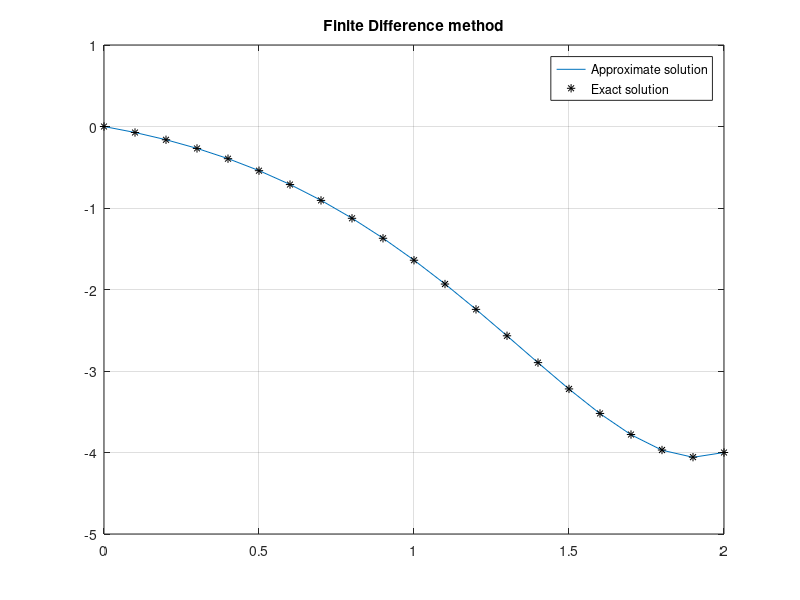

Write MATLAB code to recreate this figure.
    % Use the finite difference method with h = 0.1 to approximate the
    % solution to the boundary value problem
    %
    % d^2y/dx^2 = 2*dy/dx - y(x) + x*exp(x) - x,   0 <= x <= 2,
    % y(0) = 0,  y(2) = -4
    %
    % and compare the result with the actual solution
    % y(x) = (1/6)*x^3*exp(x) - (5/3)*x*exp(x) + 2*exp(x) - x - 2

    function finite2
    clc
    clf
    clear all
    a=0;
    b=2;
    alpha=0;
    beta=-4;
    h=0.1;
    n=(b-a)/h;
    x(1)=a;
    x(n+1)=b;
    y(1)=alpha;
    y(n+1)=beta;
    A=zeros(n+1,n+1);
    A(1,1)=1;
    A(n+1,n+1)=1;
    D(1)=alpha;
    D(n+1)=beta;
    for i=2:n
        x(i)= a+(i-1)*h;
        A(i,i-1)= 1+h/2*p(x(i));
        A(i,i)= -h^2*q(x(i))-2;
        A(i,i+1)= 1-h/2*p(x(i));
        D(i)= h^2*r(x(i));
    end
    y= A\D';
    ey=1/6*x.^3.*exp(x)-5/3*x.*exp(x)+2*exp(x)-x-2;
    diff=ey'-y;
    disp('Finite Difference method')
    disp('Result=')
    fprintf(' x y y-exact diff\n')
    disp(([x',y,ey',diff]))
    plot(x,y)
    hold on
    plot(x,ey,'*k')
    grid on
    legend('Approximate solution','Exact solution');
    title('Finite Difference method')
    function z=p(x)
    z=2;
    function z=q(x)
    z=-1;
    function z=r(x)
    z=x*exp(x)-x;
